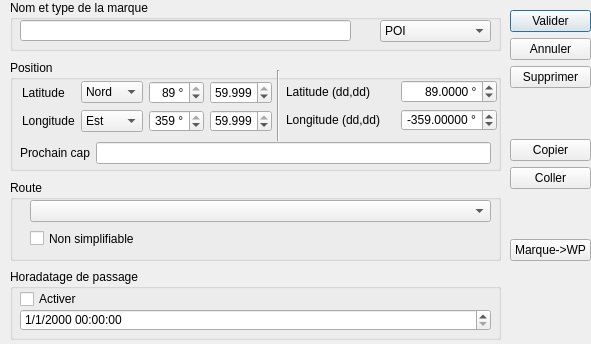
<?xml version="1.0" encoding="UTF-8"?>
<ui version="4.0">
 <class>POI_editor_ui</class>
 <widget class="QDialog" name="POI_editor_ui">
  <property name="geometry">
   <rect>
    <x>0</x>
    <y>0</y>
    <width>591</width>
    <height>344</height>
   </rect>
  </property>
  <property name="windowTitle">
   <string notr="true">Marque :</string>
  </property>
  <widget class="QWidget" name="widget" native="true">
   <property name="geometry">
    <rect>
     <x>0</x>
     <y>0</y>
     <width>591</width>
     <height>341</height>
    </rect>
   </property>
   <property name="sizePolicy">
    <sizepolicy hsizetype="Fixed" vsizetype="Fixed">
     <horstretch>0</horstretch>
     <verstretch>0</verstretch>
    </sizepolicy>
   </property>
   <widget class="QGroupBox" name="groupBox_3">
    <property name="geometry">
     <rect>
      <x>10</x>
      <y>269</y>
      <width>491</width>
      <height>71</height>
     </rect>
    </property>
    <property name="title">
     <string>Horadatage de passage</string>
    </property>
    <widget class="QCheckBox" name="chk_tstamp">
     <property name="geometry">
      <rect>
       <x>10</x>
       <y>20</y>
       <width>81</width>
       <height>20</height>
      </rect>
     </property>
     <property name="text">
      <string>Activer</string>
     </property>
    </widget>
    <widget class="QDateTimeEdit" name="editTStamp">
     <property name="geometry">
      <rect>
       <x>10</x>
       <y>40</y>
       <width>471</width>
       <height>22</height>
      </rect>
     </property>
     <property name="displayFormat">
      <string>M/d/yyyy hh:mm:ss</string>
     </property>
    </widget>
   </widget>
   <widget class="QWidget" name="layoutWidget">
    <property name="geometry">
     <rect>
      <x>510</x>
      <y>10</y>
      <width>81</width>
      <height>251</height>
     </rect>
    </property>
    <layout class="QVBoxLayout" name="verticalLayout">
     <item>
      <widget class="QPushButton" name="btOk">
       <property name="text">
        <string>Valider</string>
       </property>
      </widget>
     </item>
     <item>
      <widget class="QPushButton" name="btCancel">
       <property name="text">
        <string>Annuler</string>
       </property>
      </widget>
     </item>
     <item>
      <widget class="QPushButton" name="btDelete">
       <property name="text">
        <string>Supprimer</string>
       </property>
      </widget>
     </item>
     <item>
      <spacer name="verticalSpacer">
       <property name="orientation">
        <enum>Qt::Vertical</enum>
       </property>
       <property name="sizeHint" stdset="0">
        <size>
         <width>20</width>
         <height>28</height>
        </size>
       </property>
      </spacer>
     </item>
     <item>
      <widget class="QPushButton" name="btCopy">
       <property name="text">
        <string>Copier</string>
       </property>
      </widget>
     </item>
     <item>
      <widget class="QPushButton" name="btPaste">
       <property name="text">
        <string>Coller</string>
       </property>
      </widget>
     </item>
     <item>
      <spacer name="verticalSpacer_2">
       <property name="orientation">
        <enum>Qt::Vertical</enum>
       </property>
       <property name="sizeHint" stdset="0">
        <size>
         <width>20</width>
         <height>28</height>
        </size>
       </property>
      </spacer>
     </item>
     <item>
      <widget class="QPushButton" name="btSaveWP">
       <property name="text">
        <string>Marque-&gt;WP</string>
       </property>
      </widget>
     </item>
    </layout>
   </widget>
   <widget class="QGroupBox" name="groupBox_4">
    <property name="geometry">
     <rect>
      <x>10</x>
      <y>180</y>
      <width>491</width>
      <height>81</height>
     </rect>
    </property>
    <property name="title">
     <string>Route</string>
    </property>
    <widget class="QComboBox" name="cb_routeList">
     <property name="geometry">
      <rect>
       <x>20</x>
       <y>20</y>
       <width>461</width>
       <height>22</height>
      </rect>
     </property>
    </widget>
    <widget class="QCheckBox" name="notSimplicable">
     <property name="geometry">
      <rect>
       <x>20</x>
       <y>50</y>
       <width>221</width>
       <height>17</height>
      </rect>
     </property>
     <property name="text">
      <string>Non simplifiable</string>
     </property>
    </widget>
   </widget>
   <widget class="QGroupBox" name="groupBox_2">
    <property name="geometry">
     <rect>
      <x>10</x>
      <y>60</y>
      <width>491</width>
      <height>111</height>
     </rect>
    </property>
    <property name="title">
     <string>Position</string>
    </property>
    <widget class="QWidget" name="layoutWidget">
     <property name="geometry">
      <rect>
       <x>10</x>
       <y>80</y>
       <width>471</width>
       <height>26</height>
      </rect>
     </property>
     <layout class="QHBoxLayout" name="horizontalLayout_3">
      <item>
       <widget class="QLabel" name="label_3">
        <property name="text">
         <string>Prochain cap</string>
        </property>
       </widget>
      </item>
      <item>
       <widget class="QLineEdit" name="editWph"/>
      </item>
     </layout>
    </widget>
    <widget class="QLabel" name="label_4">
     <property name="geometry">
      <rect>
       <x>250</x>
       <y>23</y>
       <width>21</width>
       <height>16</height>
      </rect>
     </property>
     <property name="text">
      <string/>
     </property>
    </widget>
    <widget class="Line" name="line">
     <property name="geometry">
      <rect>
       <x>260</x>
       <y>10</y>
       <width>16</width>
       <height>71</height>
      </rect>
     </property>
     <property name="orientation">
      <enum>Qt::Vertical</enum>
     </property>
    </widget>
    <widget class="QWidget" name="">
     <property name="geometry">
      <rect>
       <x>12</x>
       <y>21</y>
       <width>251</width>
       <height>51</height>
      </rect>
     </property>
     <layout class="QGridLayout" name="gridLayout">
      <item row="0" column="1">
       <widget class="QComboBox" name="lat_sig">
        <item>
         <property name="text">
          <string>Nord</string>
         </property>
        </item>
        <item>
         <property name="text">
          <string>Sud</string>
         </property>
        </item>
       </widget>
      </item>
      <item row="0" column="2" colspan="2">
       <widget class="QDoubleSpinBox" name="lat_deg">
        <property name="alignment">
         <set>Qt::AlignRight|Qt::AlignTrailing|Qt::AlignVCenter</set>
        </property>
        <property name="prefix">
         <string/>
        </property>
        <property name="suffix">
         <string> °</string>
        </property>
        <property name="decimals">
         <number>0</number>
        </property>
        <property name="maximum">
         <double>89.000000000000000</double>
        </property>
        <property name="value">
         <double>89.000000000000000</double>
        </property>
       </widget>
      </item>
      <item row="0" column="5">
       <widget class="QDoubleSpinBox" name="lat_min">
        <property name="alignment">
         <set>Qt::AlignRight|Qt::AlignTrailing|Qt::AlignVCenter</set>
        </property>
        <property name="suffix">
         <string> '</string>
        </property>
        <property name="decimals">
         <number>3</number>
        </property>
        <property name="minimum">
         <double>0.000000000000000</double>
        </property>
        <property name="maximum">
         <double>59.999000000000002</double>
        </property>
        <property name="value">
         <double>59.999000000000002</double>
        </property>
       </widget>
      </item>
      <item row="1" column="1">
       <widget class="QComboBox" name="lon_sig">
        <item>
         <property name="text">
          <string>Est</string>
         </property>
        </item>
        <item>
         <property name="text">
          <string>Ouest</string>
         </property>
        </item>
       </widget>
      </item>
      <item row="1" column="2" colspan="2">
       <widget class="QDoubleSpinBox" name="lon_deg">
        <property name="alignment">
         <set>Qt::AlignRight|Qt::AlignTrailing|Qt::AlignVCenter</set>
        </property>
        <property name="suffix">
         <string> °</string>
        </property>
        <property name="decimals">
         <number>0</number>
        </property>
        <property name="maximum">
         <double>359.000000000000000</double>
        </property>
        <property name="value">
         <double>359.000000000000000</double>
        </property>
       </widget>
      </item>
      <item row="1" column="5">
       <widget class="QDoubleSpinBox" name="lon_min">
        <property name="alignment">
         <set>Qt::AlignRight|Qt::AlignTrailing|Qt::AlignVCenter</set>
        </property>
        <property name="suffix">
         <string> '</string>
        </property>
        <property name="decimals">
         <number>3</number>
        </property>
        <property name="minimum">
         <double>0.000000000000000</double>
        </property>
        <property name="maximum">
         <double>59.999000000000002</double>
        </property>
        <property name="value">
         <double>59.999000000000002</double>
        </property>
       </widget>
      </item>
      <item row="0" column="0">
       <widget class="QLabel" name="label">
        <property name="text">
         <string>Latitude</string>
        </property>
       </widget>
      </item>
      <item row="1" column="0">
       <widget class="QLabel" name="label_2">
        <property name="text">
         <string>Longitude</string>
        </property>
       </widget>
      </item>
      <item row="0" column="4">
       <spacer name="horizontalSpacer">
        <property name="orientation">
         <enum>Qt::Horizontal</enum>
        </property>
        <property name="sizeHint" stdset="0">
         <size>
          <width>40</width>
          <height>20</height>
         </size>
        </property>
       </spacer>
      </item>
      <item row="0" column="6">
       <spacer name="horizontalSpacer_2">
        <property name="orientation">
         <enum>Qt::Horizontal</enum>
        </property>
        <property name="sizeHint" stdset="0">
         <size>
          <width>40</width>
          <height>20</height>
         </size>
        </property>
       </spacer>
      </item>
     </layout>
    </widget>
    <widget class="QWidget" name="">
     <property name="geometry">
      <rect>
       <x>276</x>
       <y>20</y>
       <width>211</width>
       <height>51</height>
      </rect>
     </property>
     <layout class="QGridLayout" name="gridLayout_2">
      <item row="0" column="0">
       <widget class="QLabel" name="label_5">
        <property name="text">
         <string>Latitude (dd,dd)</string>
        </property>
       </widget>
      </item>
      <item row="0" column="2">
       <widget class="QDoubleSpinBox" name="lat_val">
        <property name="alignment">
         <set>Qt::AlignRight|Qt::AlignTrailing|Qt::AlignVCenter</set>
        </property>
        <property name="suffix">
         <string> °</string>
        </property>
        <property name="decimals">
         <number>4</number>
        </property>
        <property name="minimum">
         <double>-89.989999999999995</double>
        </property>
        <property name="maximum">
         <double>89.989999999999995</double>
        </property>
        <property name="singleStep">
         <double>0.100000000000000</double>
        </property>
        <property name="value">
         <double>89.000000000000000</double>
        </property>
       </widget>
      </item>
      <item row="1" column="0">
       <widget class="QLabel" name="label_6">
        <property name="text">
         <string>Longitude (dd,dd)</string>
        </property>
       </widget>
      </item>
      <item row="1" column="2">
       <widget class="QDoubleSpinBox" name="lon_val">
        <property name="alignment">
         <set>Qt::AlignRight|Qt::AlignTrailing|Qt::AlignVCenter</set>
        </property>
        <property name="suffix">
         <string> °</string>
        </property>
        <property name="decimals">
         <number>5</number>
        </property>
        <property name="minimum">
         <double>-359.990000000000009</double>
        </property>
        <property name="maximum">
         <double>359.990000000000009</double>
        </property>
        <property name="singleStep">
         <double>0.100000000000000</double>
        </property>
        <property name="value">
         <double>-359.000000000000000</double>
        </property>
       </widget>
      </item>
      <item row="0" column="1">
       <spacer name="horizontalSpacer_3">
        <property name="orientation">
         <enum>Qt::Horizontal</enum>
        </property>
        <property name="sizeHint" stdset="0">
         <size>
          <width>40</width>
          <height>20</height>
         </size>
        </property>
       </spacer>
      </item>
     </layout>
    </widget>
   </widget>
   <widget class="QGroupBox" name="groupBox">
    <property name="geometry">
     <rect>
      <x>10</x>
      <y>0</y>
      <width>491</width>
      <height>51</height>
     </rect>
    </property>
    <property name="title">
     <string>Nom et type de la marque</string>
    </property>
    <widget class="QLineEdit" name="editName">
     <property name="geometry">
      <rect>
       <x>10</x>
       <y>20</y>
       <width>331</width>
       <height>21</height>
      </rect>
     </property>
    </widget>
    <widget class="QComboBox" name="POI_type_liste">
     <property name="geometry">
      <rect>
       <x>370</x>
       <y>20</y>
       <width>111</width>
       <height>22</height>
      </rect>
     </property>
     <item>
      <property name="text">
       <string>POI</string>
      </property>
     </item>
     <item>
      <property name="text">
       <string>Marque</string>
      </property>
     </item>
     <item>
      <property name="text">
       <string>Balise</string>
      </property>
     </item>
    </widget>
   </widget>
  </widget>
 </widget>
 <tabstops>
  <tabstop>editName</tabstop>
  <tabstop>POI_type_liste</tabstop>
  <tabstop>lat_sig</tabstop>
  <tabstop>lat_deg</tabstop>
  <tabstop>lat_min</tabstop>
  <tabstop>lon_sig</tabstop>
  <tabstop>lon_deg</tabstop>
  <tabstop>lon_min</tabstop>
  <tabstop>lat_val</tabstop>
  <tabstop>lon_val</tabstop>
  <tabstop>editWph</tabstop>
  <tabstop>cb_routeList</tabstop>
  <tabstop>notSimplicable</tabstop>
  <tabstop>chk_tstamp</tabstop>
  <tabstop>editTStamp</tabstop>
  <tabstop>btOk</tabstop>
  <tabstop>btCancel</tabstop>
  <tabstop>btDelete</tabstop>
  <tabstop>btCopy</tabstop>
  <tabstop>btPaste</tabstop>
  <tabstop>btSaveWP</tabstop>
 </tabstops>
 <resources/>
 <connections>
  <connection>
   <sender>btOk</sender>
   <signal>clicked()</signal>
   <receiver>POI_editor_ui</receiver>
   <slot>accept()</slot>
   <hints>
    <hint type="sourcelabel">
     <x>541</x>
     <y>22</y>
    </hint>
    <hint type="destinationlabel">
     <x>374</x>
     <y>57</y>
    </hint>
   </hints>
  </connection>
  <connection>
   <sender>btCancel</sender>
   <signal>clicked()</signal>
   <receiver>POI_editor_ui</receiver>
   <slot>reject()</slot>
   <hints>
    <hint type="sourcelabel">
     <x>512</x>
     <y>61</y>
    </hint>
    <hint type="destinationlabel">
     <x>233</x>
     <y>56</y>
    </hint>
   </hints>
  </connection>
  <connection>
   <sender>btDelete</sender>
   <signal>clicked()</signal>
   <receiver>POI_editor_ui</receiver>
   <slot>btDeleteClicked()</slot>
   <hints>
    <hint type="sourcelabel">
     <x>521</x>
     <y>92</y>
    </hint>
    <hint type="destinationlabel">
     <x>55</x>
     <y>177</y>
    </hint>
   </hints>
  </connection>
  <connection>
   <sender>btCopy</sender>
   <signal>clicked()</signal>
   <receiver>POI_editor_ui</receiver>
   <slot>btCopyClicked()</slot>
   <hints>
    <hint type="sourcelabel">
     <x>533</x>
     <y>150</y>
    </hint>
    <hint type="destinationlabel">
     <x>180</x>
     <y>172</y>
    </hint>
   </hints>
  </connection>
  <connection>
   <sender>btPaste</sender>
   <signal>clicked()</signal>
   <receiver>POI_editor_ui</receiver>
   <slot>btPasteClicked()</slot>
   <hints>
    <hint type="sourcelabel">
     <x>532</x>
     <y>185</y>
    </hint>
    <hint type="destinationlabel">
     <x>496</x>
     <y>212</y>
    </hint>
   </hints>
  </connection>
  <connection>
   <sender>btSaveWP</sender>
   <signal>clicked()</signal>
   <receiver>POI_editor_ui</receiver>
   <slot>btSaveWPClicked()</slot>
   <hints>
    <hint type="sourcelabel">
     <x>514</x>
     <y>246</y>
    </hint>
    <hint type="destinationlabel">
     <x>559</x>
     <y>209</y>
    </hint>
   </hints>
  </connection>
  <connection>
   <sender>chk_tstamp</sender>
   <signal>stateChanged(int)</signal>
   <receiver>POI_editor_ui</receiver>
   <slot>chkTStamp_chg(int)</slot>
   <hints>
    <hint type="sourcelabel">
     <x>25</x>
     <y>209</y>
    </hint>
    <hint type="destinationlabel">
     <x>1</x>
     <y>246</y>
    </hint>
   </hints>
  </connection>
  <connection>
   <sender>editName</sender>
   <signal>textChanged(QString)</signal>
   <receiver>POI_editor_ui</receiver>
   <slot>nameHasChanged(QString)</slot>
   <hints>
    <hint type="sourcelabel">
     <x>136</x>
     <y>33</y>
    </hint>
    <hint type="destinationlabel">
     <x>5</x>
     <y>56</y>
    </hint>
   </hints>
  </connection>
  <connection>
   <sender>POI_type_liste</sender>
   <signal>currentIndexChanged(int)</signal>
   <receiver>POI_editor_ui</receiver>
   <slot>type_chg(int)</slot>
   <hints>
    <hint type="sourcelabel">
     <x>406</x>
     <y>30</y>
    </hint>
    <hint type="destinationlabel">
     <x>485</x>
     <y>64</y>
    </hint>
   </hints>
  </connection>
  <connection>
   <sender>lat_deg</sender>
   <signal>valueChanged(double)</signal>
   <receiver>POI_editor_ui</receiver>
   <slot>latLonChg(double)</slot>
   <hints>
    <hint type="sourcelabel">
     <x>172</x>
     <y>93</y>
    </hint>
    <hint type="destinationlabel">
     <x>294</x>
     <y>171</y>
    </hint>
   </hints>
  </connection>
  <connection>
   <sender>lat_min</sender>
   <signal>valueChanged(double)</signal>
   <receiver>POI_editor_ui</receiver>
   <slot>latLonChg(double)</slot>
   <hints>
    <hint type="sourcelabel">
     <x>233</x>
     <y>93</y>
    </hint>
    <hint type="destinationlabel">
     <x>294</x>
     <y>171</y>
    </hint>
   </hints>
  </connection>
  <connection>
   <sender>lat_val</sender>
   <signal>valueChanged(double)</signal>
   <receiver>POI_editor_ui</receiver>
   <slot>latLonChg(double)</slot>
   <hints>
    <hint type="sourcelabel">
     <x>424</x>
     <y>92</y>
    </hint>
    <hint type="destinationlabel">
     <x>294</x>
     <y>171</y>
    </hint>
   </hints>
  </connection>
  <connection>
   <sender>lon_deg</sender>
   <signal>valueChanged(double)</signal>
   <receiver>POI_editor_ui</receiver>
   <slot>latLonChg(double)</slot>
   <hints>
    <hint type="sourcelabel">
     <x>172</x>
     <y>123</y>
    </hint>
    <hint type="destinationlabel">
     <x>294</x>
     <y>171</y>
    </hint>
   </hints>
  </connection>
  <connection>
   <sender>lon_min</sender>
   <signal>valueChanged(double)</signal>
   <receiver>POI_editor_ui</receiver>
   <slot>latLonChg(double)</slot>
   <hints>
    <hint type="sourcelabel">
     <x>233</x>
     <y>123</y>
    </hint>
    <hint type="destinationlabel">
     <x>294</x>
     <y>171</y>
    </hint>
   </hints>
  </connection>
  <connection>
   <sender>lon_val</sender>
   <signal>valueChanged(double)</signal>
   <receiver>POI_editor_ui</receiver>
   <slot>latLonChg(double)</slot>
   <hints>
    <hint type="sourcelabel">
     <x>424</x>
     <y>122</y>
    </hint>
    <hint type="destinationlabel">
     <x>294</x>
     <y>171</y>
    </hint>
   </hints>
  </connection>
  <connection>
   <sender>lat_sig</sender>
   <signal>currentIndexChanged(int)</signal>
   <receiver>POI_editor_ui</receiver>
   <slot>latLonSignChg(int)</slot>
   <hints>
    <hint type="sourcelabel">
     <x>110</x>
     <y>93</y>
    </hint>
    <hint type="destinationlabel">
     <x>294</x>
     <y>171</y>
    </hint>
   </hints>
  </connection>
  <connection>
   <sender>lon_sig</sender>
   <signal>currentIndexChanged(int)</signal>
   <receiver>POI_editor_ui</receiver>
   <slot>latLonSignChg(int)</slot>
   <hints>
    <hint type="sourcelabel">
     <x>110</x>
     <y>123</y>
    </hint>
    <hint type="destinationlabel">
     <x>294</x>
     <y>171</y>
    </hint>
   </hints>
  </connection>
 </connections>
 <slots>
  <slot>btDeleteClicked()</slot>
  <slot>btPasteClicked()</slot>
  <slot>btCopyClicked()</slot>
  <slot>btSaveWPClicked()</slot>
  <slot>chkTStamp_chg(int)</slot>
  <slot>nameHasChanged(QString)</slot>
  <slot>type_chg(int)</slot>
  <slot>latLonChg(double)</slot>
  <slot>latLonSignChg(int)</slot>
 </slots>
</ui>
